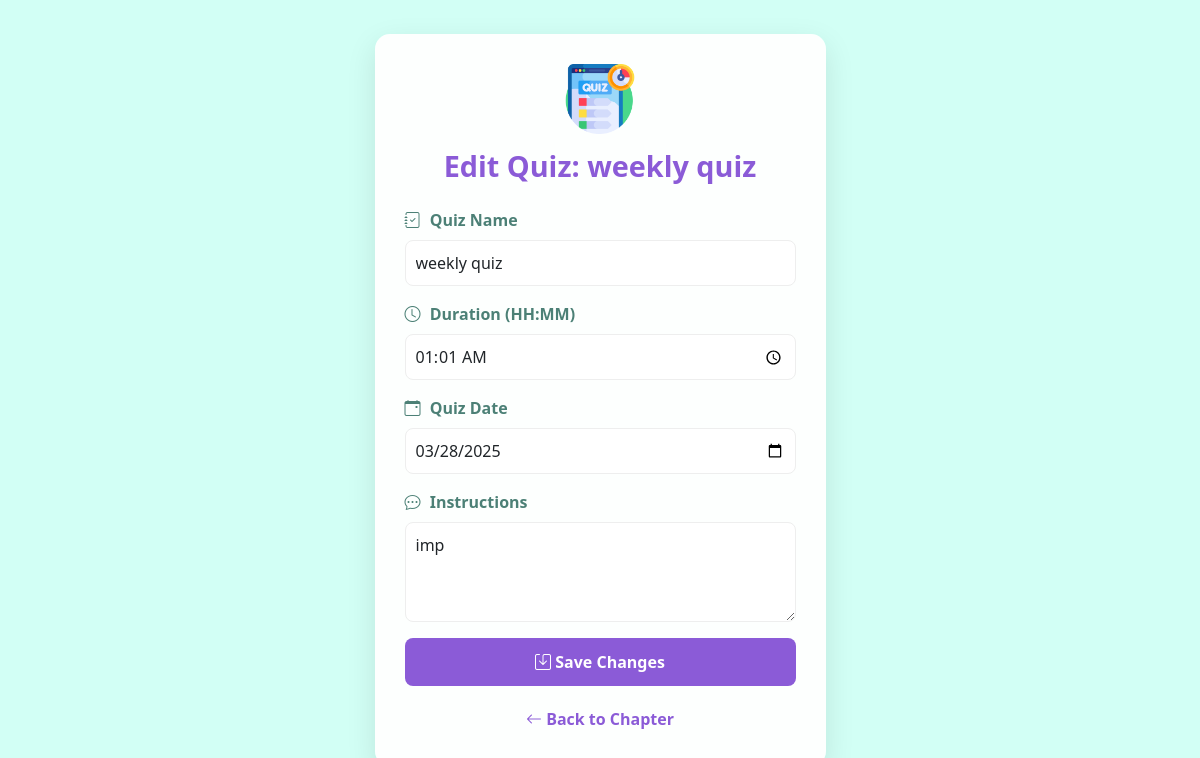
The app's page /edit_quiz/1 (signed in) with its own data.
### main.py (models this page shows)
class Quiz(db.Model):
    id = db.Column(db.Integer, primary_key=True)
    name = db.Column(db.String(60),nullable=False)
    quiz_time_duration = db.Column(db.Integer,nullable = False)
    quiz_date = db.Column(db.Date, nullable = False)
    chapter_id = db.Column(db.Integer, db.ForeignKey('chapter.id'), nullable=False)
    feedback = db.Column(db.String(250), nullable=True)
    chapter = db.relationship('Chapter', back_populates = 'chap_quiz')
    qsns = db.relationship('Question', back_populates = 'quiz',cascade = 'all, delete-orphan')
    score = db.relationship('Scores', back_populates = 'quiz',cascade = 'all, delete-orphan')

### main.py (the view)
@app.route('/edit_quiz/<int:quiz_id>',methods=['GET','POST'])
def edit_quiz(quiz_id):
    if 'admin' in session:
        quiz_to_edit = Quiz.query.filter_by(id=quiz_id).first()
        if not quiz_to_edit:
            return redirect(url_for('admin_dashboard'))
        if request.method == 'POST':
            name = request.form['name']
            quiz_time_duration = request.form['quiz_time_duration']
            quiz_date = request.form['quiz_date']
            feedback = request.form['feedback']
            quiz_date_formatted = datetime.strptime(quiz_date, "%Y-%m-%d").date()
            quiz_to_edit.name = name
            quiz_to_edit.quiz_time_duration = quiz_time_duration
            quiz_to_edit.quiz_date = quiz_date_formatted
            quiz_to_edit.feedback = feedback
            db.session.commit()
            flash('Quiz updated successfully!', 'success')
            return redirect(url_for('view_chapter', chapter_id=quiz_to_edit.chapter_id))
        else:
            return render_template('quiz_edit.html', quiz_to_edit =quiz_to_edit)
    return redirect(url_for('login'))

### templates/quiz_edit.html (shortened to what this page needs)
<!DOCTYPE html>
<html lang="en">
<head>
    <link href="https://cdn.jsdelivr.net/npm/bootstrap@5.1.3/dist/css/bootstrap.min.css" rel="stylesheet">
    <link rel="stylesheet" href="https://cdn.jsdelivr.net/npm/bootstrap-icons@1.7.2/font/bootstrap-icons.css">
    <link rel="stylesheet" href="{{ url_for('static', filename='sub_edit_styles.css') }}">
</head>
<body>
    <div class="container">
        <div class="row justify-content-center">
            <div class="col-12 col-md-6 col-lg-5">
                <div class="subject-card">
                    <div class="text-center mb-4">
                        <img src="static\logo.png" alt="QuizMaster Logo" class="subject-logo">
                        <h2 class="form-title">Edit Quiz: {{quiz_to_edit.name}}</h2>
                    </div>
                    <form action="/edit_quiz/{{quiz_to_edit.id}}" method="POST">
                        <div class="mb-3">
                            <label for="quizName" class="form-label">
                                <i class="bi bi-journal-check"></i> Quiz Name
                            </label>
                            <input type="text"
                                   class="form-control"
                                   id="quizName"
                                   name="name"
                                   value="{{ quiz_to_edit.name }}"
                                   required>
                        </div>
                        <div class="mb-3">
                            <label for="duration" class="form-label">
                                <i class="bi bi-clock"></i> Duration (HH:MM)
                            </label>
                            <input type="time"
                                   class="form-control"
                                   id="duration"
                                   name="quiz_time_duration"
                                   value="{{ '%02d:%02d' % (quiz_to_edit.quiz_time_duration // 60, quiz_to_edit.quiz_time_duration % 60) }}"
                                   required>
                        </div>
                        <div class="mb-3">
                            <label for="quizDate" class="form-label">
                                <i class="bi bi-calendar-event"></i> Quiz Date
                            </label>
                            <input type="date"
                                   class="form-control"
                                   id="quizDate"
                                   name="quiz_date"
                                   value="{{ quiz_to_edit.quiz_date.strftime('%Y-%m-%d') }}"
                                   required>
                        </div>
                        <div class="mb-3">
                            <label for="feedback" class="form-label">
                                <i class="bi bi-chat-dots"></i> Instructions
                            </label>
                            <textarea class="form-control"
                                      id="feedback"
                                      name="feedback"
                                      rows="3">{{ quiz_to_edit.feedback }}</textarea>
                        </div>
                        <button type="submit" class="create-btn">
                            <i class="bi bi-save"></i> Save Changes
                        </button>
                        <div class="text-center mt-3">
                            <a href="{{ url_for('view_chapter', chapter_id=quiz_to_edit.chapter_id) }}" class="back-link">
                                <i class="bi bi-arrow-left"></i> Back to Chapter
                            </a>
                        </div>
                    </form>
                </div>
            </div>
        </div>
    </div>
</body>
</html>

### static/sub_edit_styles.css (style rules this page uses)
:root { --primary: #8b5bd7; --secondary: #64baaa; --light: #c4fcf0; --dark: #4c8076; }
body { background-color: #d2fff5; min-height: 100vh; display: flex; align-items: center; justify-content: center; padding: 30px 0; }
.subject-card { background: rgba(255, 255, 255, 0.95); border-radius: 15px; padding: 30px; box-shadow: 0 10px 30px rgba(0, 0, 0, 0.1); width: 100%; }
.subject-logo { width: 70px; height: 70px; margin-bottom: 15px; transition: transform 0.3s ease; }
.form-title { color: var(--primary); font-weight: 700; font-size: 1.8rem; margin-bottom: 25px; }
.form-control { border-radius: 8px; padding: 10px; border: 1px solid #eee; transition: all 0.3s ease; }
.form-label { color: var(--dark); font-weight: 600; margin-bottom: 8px; }
.form-label i { margin-right: 5px; }
textarea.form-control { resize: vertical; min-height: 100px; }
.create-btn { background-color: var(--primary); color: white; padding: 12px; border-radius: 8px; border: none; font-weight: 600; width: 100%; transition: all 0.3s ease; }
.back-link { color: var(--primary); text-decoration: none; font-weight: 600; transition: all 0.3s ease; display: inline-block; padding: 5px 10px; }

### records on screen
Quiz: name "weekly quiz", quiz_time_duration "01:01", quiz_date "03/28/2025", feedback "imp"
